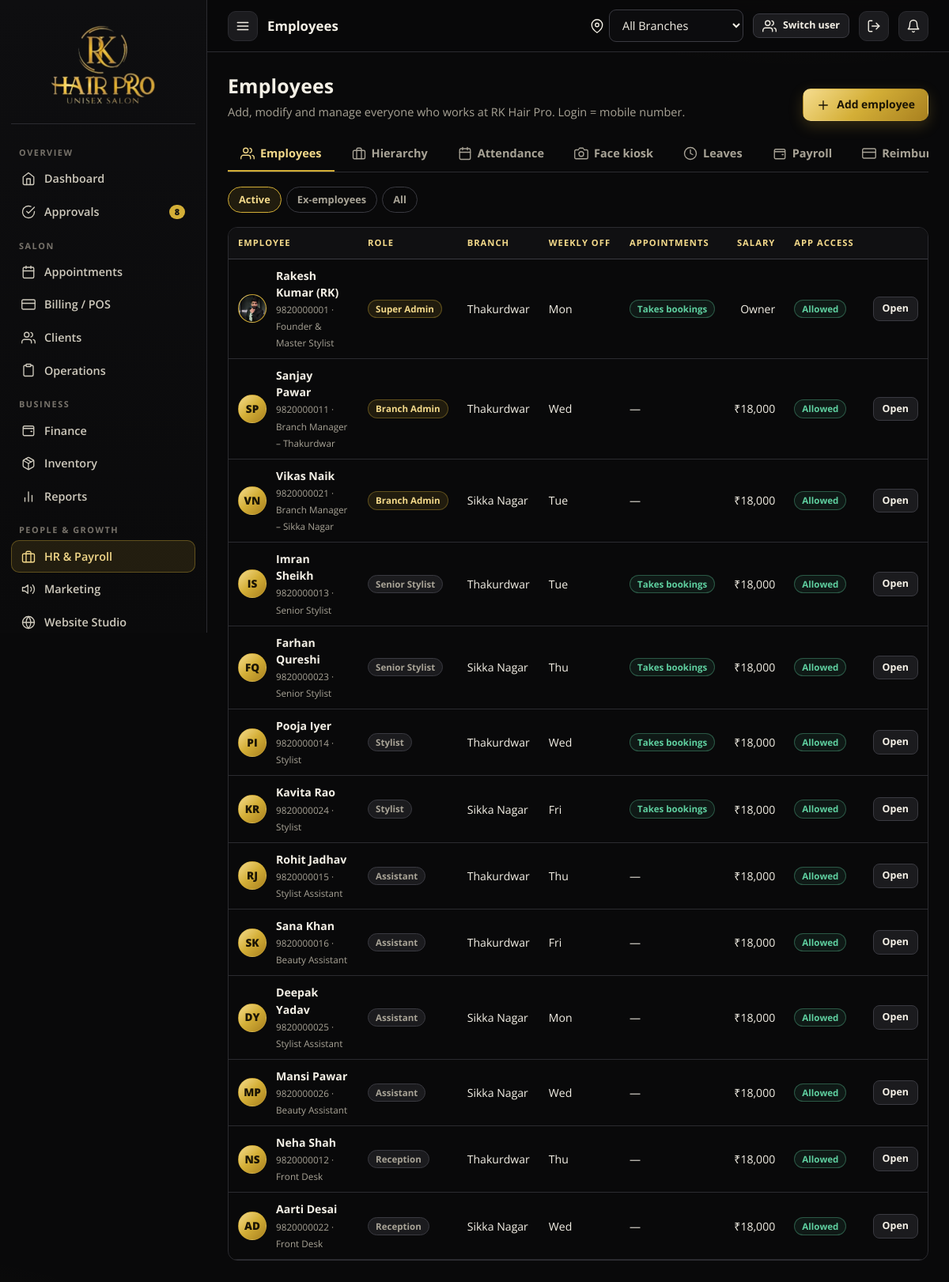
Screenshot of /hr/ (signed in) with the database file from the repository.
### rkhp/models.py (models this page shows, shortened)
class Employee(UserMixin, db.Model):
    id = db.Column(db.Integer, primary_key=True)
    name = db.Column(db.String(100), nullable=False)
    mobile = db.Column(db.String(15), unique=True, nullable=False)   # login id
    password_hash = db.Column(db.String(200))
    role = db.Column(db.String(20), default="stylist")
    designation = db.Column(db.String(80))
    branch_id = db.Column(db.Integer, db.ForeignKey("branch.id"))       # access scope (None = all branches)
    home_branch_id = db.Column(db.Integer, db.ForeignKey("branch.id"))  # where they normally work
    reports_to_id = db.Column(db.Integer, db.ForeignKey("employee.id"))
    active = db.Column(db.Boolean, default=True)
    login_blocked = db.Column(db.Boolean, default=False)
    perms = db.Column(db.String(200))            # comma list; None => role defaults
    takes_appointments = db.Column(db.Boolean, default=False)
    public_visible = db.Column(db.Boolean, default=True)   # shown on online booking page
    bio = db.Column(db.String(240))
    salary = db.Column(db.Float, default=18000)
    commission_pct = db.Column(db.Float, default=10)
    monthly_target = db.Column(db.Float, default=0)
    weekly_off = db.Column(db.Integer, default=0)          # Monday=0 .. Sunday=6
    shift_start = db.Column(db.String(5), default="10:00")
    shift_end = db.Column(db.String(5), default="21:00")
    tip_mode = db.Column(db.String(10), default="daily")   # daily | salary
    joined_on = db.Column(db.Date, default=date.today)
    dob = db.Column(db.Date)
    email = db.Column(db.String(120))
    address = db.Column(db.String(240))
    aadhaar = db.Column(db.String(20))
    pan = db.Column(db.String(12))
    emergency_name = db.Column(db.String(80))
    emergency_phone = db.Column(db.String(15))
    bank_name = db.Column(db.String(80))
    bank_account = db.Column(db.String(30))
    ifsc = db.Column(db.String(15))
    upi_id = db.Column(db.String(60))
    photo = db.Column(db.String(200))
    face_photo = db.Column(db.String(200))
    aadhaar_doc = db.Column(db.String(200))
    pan_doc = db.Column(db.String(200))
    created_at = db.Column(db.DateTime, default=now)
    branch = db.relationship("Branch", foreign_keys=[branch_id])
    home_branch = db.relationship("Branch", foreign_keys=[home_branch_id])
    manager = db.relationship("Employee", remote_side=[id], foreign_keys=[reports_to_id])
    @property
    def is_active(self):       # Flask-Login
        return bool(self.active) and not self.login_blocked
    @property
    def is_super(self):
        return self.role == "super_admin"
    @property
    def role_label(self):
        return ROLE_LABEL.get(self.role, self.role)
    @property
    def perm_set(self):
        if self.is_super:
            return set(ALL_PERMS)
        if self.perms is None:
            return set(DEFAULT_PERMS.get(self.role, []))
        return {p for p in self.perms.split(",") if p}
    def has_perm(self, p):
        return p in self.perm_set
    @property
    def is_manager(self):
        return self.role in ("super_admin", "branch_admin")
    @property
    def initials(self):
        parts = self.name.split()
        return (parts[0][0] + (parts[1][0] if len(parts) > 1 else "")).upper()

class Branch(db.Model):
    id = db.Column(db.Integer, primary_key=True)
    name = db.Column(db.String(80), nullable=False)
    code = db.Column(db.String(8), nullable=False)
    address = db.Column(db.String(240))
    phone = db.Column(db.String(20))
    open_time = db.Column(db.String(5), default="10:00")
    close_time = db.Column(db.String(5), default="21:00")
    slot_minutes = db.Column(db.Integer, default=30)
    monthly_target = db.Column(db.Float, default=0)
    active = db.Column(db.Boolean, default=True)
    created_at = db.Column(db.DateTime, default=now)

### rkhp/routes/hr.py (the view)
@bp.route("/")
@require_perm("hr")
def employees():
    show = request.args.get("show", "active")
    q = Employee.query.filter((Employee.branch_id.in_(scope_ids())) | (Employee.role == "super_admin") if current_user.is_super else Employee.branch_id.in_(scope_ids()))
    if show == "active":
        q = q.filter(Employee.active == True)  # noqa: E712
    elif show == "inactive":
        q = q.filter(Employee.active == False)  # noqa: E712
    rows = q.order_by(Employee.role != "super_admin", Employee.branch_id, Employee.name).all()
    rows.sort(key=lambda e: (ROLE_RANK.get(e.role, 9), e.branch_id or 0, e.name))
    return render_template("hr/employees.html", rows=rows, show=show, page_title="Employees")

### rkhp/__init__.py (called while the page is built)
def unread():
    from .models import Notification
    return Notification.query.filter_by(employee_id=current_user.id, is_read=False).count()

### rkhp/helpers.py (called while the page is built)
def inr(v, dec=None, sym=True):
    try:
        v = float(v or 0)
    except (TypeError, ValueError):
        v = 0.0
    neg = v < 0
    v = abs(v)
    if dec is None:      # paise only where they matter (small amounts); big totals show whole rupees
        dec = 2 if abs(v - round(v)) > 0.004 and v < 10000 else 0
    s = f"{v:.{dec}f}"
    whole, _, frac = s.partition(".")
    if len(whole) > 3:
        head, tail = whole[:-3], whole[-3:]
        head = re.sub(r"(\d)(?=(\d\d)+$)", r"\1,", head)
        whole = head + "," + tail
    out = whole + ("." + frac if frac else "")
    return ("-" if neg else "") + ("₹" if sym else "") + out

def all_branches():
    return Branch.query.filter_by(active=True).order_by(Branch.id).all()

def scope_ids():
    if current_user.is_authenticated and current_user.branch_id:
        return [current_user.branch_id]
    sel = session.get("branch_id", 0)
    if sel:
        return [int(sel)]
    return [b.id for b in all_branches()]

def active_branch():
    ids = scope_ids()
    if len(ids) == 1 and (current_user.branch_id or session.get("branch_id")):
        return db.session.get(Branch, ids[0])
    return None

def require_perm(*perms):
    def deco(fn):
        @wraps(fn)
        def wrapper(*a, **kw):
            if not current_user.is_authenticated:
                return redirect(url_for("auth.login", next=request.path))
            if not any(current_user.has_perm(p) for p in perms):
                abort(403)
            return fn(*a, **kw)
        return wrapper
    return deco

### rkhp/templates/hr/employees.html
{% extends 'base.html' %}
{% block content %}
<div class="page-h"><div><h1>Employees</h1><p>Add, modify and manage everyone who works at RK Hair Pro. Login = mobile number.</p></div><a class="btn gold" href="{{ url_for('hr.employee_form') }}">{{ ui.icon('plus') }} Add employee</a></div>
{% include 'hr/_tabs.html' %}
<div class="pills mb"><a class="{{ 'active' if show == 'active' }}" href="?show=active">Active</a><a class="{{ 'active' if show == 'inactive' }}" href="?show=inactive">Ex-employees</a><a class="{{ 'active' if show == 'all' }}" href="?show=all">All</a></div>
<div class="table-wrap"><table class="tbl"><thead><tr><th>Employee</th><th>Role</th><th>Branch</th><th>Weekly off</th><th>Appointments</th><th class="num">Salary</th><th>App access</th><th></th></tr></thead><tbody>
{% for e in rows %}<tr onclick="location='{{ url_for('hr.employee_view', eid=e.id) }}'" style="cursor:pointer"><td><div class="row" style="flex-wrap:nowrap">{{ ui.avatar(e) }}<div><b>{{ e.name }}</b><br><small>{{ e.mobile }} · {{ e.designation or '' }}</small></div></div></td>
<td>{{ ui.badge(e.role_label, 'gold' if e.role in ('super_admin','branch_admin') else '') }}</td><td>{{ e.home_branch.name if e.home_branch else '—' }}</td>
<td>{{ ['Mon','Tue','Wed','Thu','Fri','Sat','Sun'][e.weekly_off] }}</td><td>{{ ui.badge('Takes bookings','ok') if e.takes_appointments else '—' }}</td><td class="num">{{ e.salary|inr if e.role != 'super_admin' else 'Owner' }}</td>
<td>{% if not e.active %}{{ ui.badge('Ex-employee','') }}{% elif e.login_blocked %}{{ ui.badge('Blocked','bad') }}{% else %}{{ ui.badge('Allowed','ok') }}{% endif %}</td><td><a class="btn sm" href="{{ url_for('hr.employee_view', eid=e.id) }}">Open</a></td></tr>
{% else %}<tr><td colspan="8" class="empty">No employees.</td></tr>{% endfor %}</tbody></table></div>
{% endblock %}

### rkhp/templates/_ui.html (shortened to what this page needs)
{% macro icon(name, cls='') %}<svg class="i {{ cls }}" viewBox="0 0 24 24" aria-hidden="true">{{ ICONS.get(name, ICONS['list'])|safe }}</svg>{% endmacro %}
{% macro badge(text, kind='') %}<span class="badge {{ kind }}">{{ text }}</span>{% endmacro %}
{% macro avatar(e, cls='') %}<span class="avatar {{ cls }}">{% if e.photo %}<img src="{{ url_for('static', filename=e.photo) if e.photo.startswith('img/') else url_for('hr.files', name=e.photo) }}" alt="">{% else %}{{ e.initials }}{% endif %}</span>{% endmacro %}

### rkhp/static/css/app.css (style rules this page uses)
:root { --bg:#09090a; --bg-2:#0f0f11; --surface:#141416; --surface-2:#1b1b1e; --surface-3:#232327; --line:#2b2b30; --line-2:#3a3a41; --gold:#d4af37; --gold-2:#f3d98a; --gold-3:#9c7a1c; --gold-soft:rgba(212,175,55,.12); --gold-line:rgba(212,175,55,.35); --grad:linear-gradient(135deg,#f6dd8f 0%,#d4af37 48%,#a8801f 100%); --text:#f4f0e6; --muted:#a8a396; --faint:#77726a; --ok:#5fd0a0; --warn:#f2b64d; --bad:#f0706a; --info:#84b6ff; --r:14px; --r-sm:9px; --shadow:0 10px 30px rgba(0,0,0,.45); color-scheme:dark; }
* { box-sizing:border-box }
html { -webkit-text-size-adjust:100% }
body { margin:0;background:var(--bg);color:var(--text);font-family:'Open Sans',system-ui,-apple-system,'Segoe UI',Roboto,sans-serif;font-size:14.5px;line-height:1.5; background-image:radial-gradient(900px 420px at 85% -10%,rgba(212,175,55,.09),transparent 60%),radial-gradient(700px 400px at -10% 110%,rgba(212,175,55,.05),transparent 60%);background-attachment:fixed }
h1,h2,h3,h4 { font-weight:700;letter-spacing:.2px;margin:0;color:var(--text) }
h1 { font-size:1.55rem }
a { color:var(--gold-2);text-decoration:none }
small,.muted { color:var(--muted) }
.gold { color:var(--gold) }
.ok { color:var(--ok) }
.mb { margin-bottom:18px }
.row { display:flex;gap:12px;align-items:center;flex-wrap:wrap }
svg.i { width:18px;height:18px;stroke:currentColor;fill:none;stroke-width:1.8;stroke-linecap:round;stroke-linejoin:round;flex:none;vertical-align:-3px }
.avatar { width:36px;height:36px;border-radius:50%;background:var(--grad);color:#1a1405;font-weight:800;display:grid;place-items:center;font-size:.85rem;flex:none;overflow:hidden;border:1px solid var(--gold-line) }
.avatar img { width:100%;height:100%;object-fit:cover;object-position:50% 22% }
.page-h { display:flex;align-items:flex-end;justify-content:space-between;gap:14px;margin-bottom:20px;flex-wrap:wrap }
.page-h p { margin:4px 0 0;color:var(--muted) }
.btn { display:inline-flex;align-items:center;gap:8px;justify-content:center;padding:9px 16px;border-radius:10px;border:1px solid var(--line-2);background:var(--surface-2);color:var(--text);font:inherit;font-weight:700;font-size:.87rem;cursor:pointer;transition:.15s;white-space:nowrap }
.btn.gold { background:var(--grad);color:#1a1405;border-color:transparent;box-shadow:0 6px 18px rgba(212,175,55,.22) }
.btn.sm { padding:5px 11px;font-size:.78rem;border-radius:8px }
.table-wrap { overflow-x:auto;border-radius:12px;border:1px solid var(--line) }
table.tbl { width:100%;border-collapse:collapse;font-size:.88rem }
.tbl th { position:sticky;top:0;background:#101012;color:var(--gold-2);text-align:left;font-size:.7rem;text-transform:uppercase;letter-spacing:.09em;padding:11px 12px;border-bottom:1px solid var(--line-2);white-space:nowrap;font-weight:700 }
.tbl td { padding:10px 12px;border-bottom:1px solid var(--line);vertical-align:middle }
.tbl td.num,.tbl th.num { text-align:right;font-variant-numeric:tabular-nums }
.badge { display:inline-flex;align-items:center;gap:5px;padding:2px 9px;border-radius:99px;font-size:.72rem;font-weight:700;border:1px solid var(--line-2);color:var(--muted);background:var(--surface-2);white-space:nowrap }
.badge.gold { color:var(--gold-2);border-color:var(--gold-line);background:var(--gold-soft) }
.badge.ok { color:var(--ok);border-color:rgba(95,208,160,.35);background:rgba(95,208,160,.08) }
.pills { display:flex;gap:6px;flex-wrap:wrap }
.pills a,.pills button { padding:6px 13px;border-radius:99px;border:1px solid var(--line-2);color:var(--muted);font-weight:700;font-size:.8rem;background:transparent;cursor:pointer;font-family:inherit }
.pills a.active,.pills button.active { background:var(--gold-soft);border-color:var(--gold);color:var(--gold-2) }

### rkhp/static/css/public.css (style rules this page uses)
:root { --ivory:#f6eed9;--ivory-2:#ece0c0;--ink:#17130a;--ink-soft:#5b5236;--gold-ink:#8a6a12;--wa:#25d366 }
html { scroll-behavior:smooth }
a { transition:color .15s }

### rows the page displays
Employee: photo (picture), name "Rakesh Kumar (RK)", mobile "9820000001", designation "Founder & Master Stylist", text "Super Admin Takes bookings Allowed", home_branch "Thakurdwar", weekly_off "Mon", salary|inr "Owner"
Employee: initials "SP", name "Sanjay Pawar", mobile "9820000011", designation "Branch Manager – Thakurdwar", text "Branch Admin Allowed", home_branch "Thakurdwar", weekly_off "Wed", takes_appointments "—", salary|inr "₹18,000"
Employee: initials "VN", name "Vikas Naik", mobile "9820000021", designation "Branch Manager – Sikka Nagar", text "Branch Admin Allowed", home_branch "Sikka Nagar", weekly_off "Tue", takes_appointments "—", salary|inr "₹18,000"
Employee: initials "IS", name "Imran Sheikh", mobile "9820000013", designation "Senior Stylist", designation "Senior Stylist Takes bookings Allowed", home_branch "Thakurdwar", weekly_off "Tue", salary|inr "₹18,000"
Employee: initials "FQ", name "Farhan Qureshi", mobile "9820000023", designation "Senior Stylist", designation "Senior Stylist Takes bookings Allowed", home_branch "Sikka Nagar", weekly_off "Thu", salary|inr "₹18,000"
Employee: initials "PI", name "Pooja Iyer", mobile "9820000014", designation "Stylist", text "Stylist Takes bookings Allowed", home_branch "Thakurdwar", weekly_off "Wed", salary|inr "₹18,000"
Employee: initials "KR", name "Kavita Rao", mobile "9820000024", designation "Stylist", text "Stylist Takes bookings Allowed", home_branch "Sikka Nagar", weekly_off "Fri", salary|inr "₹18,000"
Employee: initials "RJ", name "Rohit Jadhav", mobile "9820000015", designation "Stylist Assistant", role "Assistant Allowed", home_branch "Thakurdwar", weekly_off "Thu", takes_appointments "—", salary|inr "₹18,000"
Employee: initials "SK", name "Sana Khan", mobile "9820000016", designation "Beauty Assistant", role "Assistant Allowed", home_branch "Thakurdwar", weekly_off "Fri", takes_appointments "—", salary|inr "₹18,000"
Employee: initials "DY", name "Deepak Yadav", mobile "9820000025", designation "Stylist Assistant", role "Assistant Allowed", home_branch "Sikka Nagar", weekly_off "Mon", takes_appointments "—", salary|inr "₹18,000"
Employee: initials "MP", name "Mansi Pawar", mobile "9820000026", designation "Beauty Assistant", role "Assistant Allowed", home_branch "Sikka Nagar", weekly_off "Wed", takes_appointments "—", salary|inr "₹18,000"
Employee: initials "NS", name "Neha Shah", mobile "9820000012", designation "Front Desk", role "Reception Allowed", home_branch "Thakurdwar", weekly_off "Thu", takes_appointments "—", salary|inr "₹18,000"
Employee: initials "AD", name "Aarti Desai", mobile "9820000022", designation "Front Desk", role "Reception Allowed", home_branch "Sikka Nagar", weekly_off "Wed", takes_appointments "—", salary|inr "₹18,000"

### other values shown
{{ sec.title }} "OVERVIEW" "SALON" "BUSINESS" "PEOPLE & GROWTH"
{{ it.label }} "Dashboard" "Approvals" "Appointments" "Billing / POS" "Clients" "Operations" "Finance" "Inventory" "Reports" "HR & Payroll" "Marketing" "Website Studio"
{{ it.count }} "8"
{{ page_title|default('') }} "Employees"
